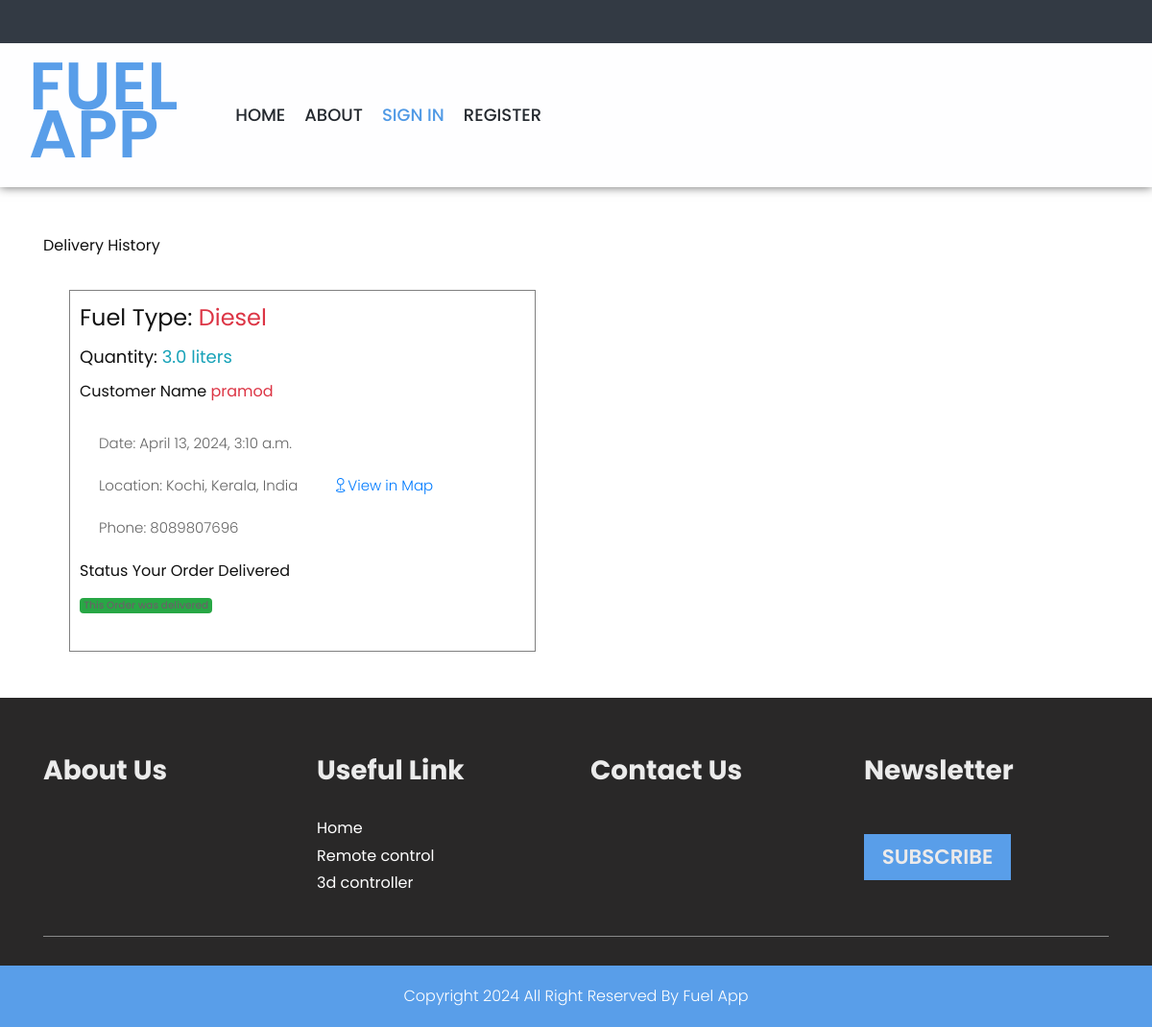
The page /DeliveryHistory on the database its author committed.
### Home/models.py (models this page shows)
class FuelRequest(models.Model):
    user = models.ForeignKey(User, on_delete=models.CASCADE,null=True, blank=True, related_name="customer")
    staff = models.ForeignKey(User, on_delete=models.CASCADE,null=True, blank=True, related_name="staff")
    fuel = models.CharField(max_length=255)
    qunty = models.FloatField()
    name = models.CharField(max_length=255)
    location = models.CharField(max_length=255)
    phone = models.IntegerField()
    latitude = models.FloatField()
    logitude = models.FloatField()
    status = models.BooleanField(default=False)
    delivery_status = models.CharField(max_length=25)
    completion_status = models.BooleanField(default=False)
    date_time = models.DateTimeField(auto_now_add=True)

### Home/views.py (the view)
# urls.py: path("DeliveryHistory",views.DeliveryHistory,name="DeliveryHistory"),
def DeliveryHistory(request):
    fuelrequest = FuelRequest.objects.filter(completion_status = True)[::-1]
    context = {
        "fuelrequest":fuelrequest
    }
    return render(request,"deliveryhistory.html",context)

### templates/deliveryhistory.html (shortened to what this page needs)
{% extends 'staffindex.html' %}
{% block content %}
<link rel="stylesheet" href="https://unpkg.com/leaflet/dist/leaflet.css" />
<link rel="stylesheet" href="https://cdn.jsdelivr.net/npm/bootstrap-icons@1.11.3/font/bootstrap-icons.min.css">
<div class="container mt-5 mb-5">
    <div class="content">
        <h4>Delivery History</h4>
        <div class="row">
            {% for fuel in fuelrequest %}
            <div class="col-md-6 mt-4">
                <div class="content-box">
                    <h1>Fuel Type: <span class="text-danger">{{fuel.fuel}}</span></h1>
                    <h3>Quantity: <span class="text-info"> {{fuel.qunty}} liters</span></h3>
                    <h4>Customer Name <span class="text-danger">{{fuel.name}}</span></h4>
                    <p>Date: {{fuel.date_time}}</p>
                    <p>Location: {{fuel.location}} &nbsp;&nbsp;&nbsp;&nbsp;&nbsp;&nbsp;&nbsp; <a href="" class="text-primary"><i class="bi bi-geo"></i>View in Map</a></p>
                    <p>Phone: {{fuel.phone}}</p>
                    <h4>Status {{fuel.delivery_status}} </h4>
                    {% if fuel.completion_status == False %}
                    {% if fuel.status == True %}
                    <span class="badge bg-success">You Request is approved delivery in progress</span>
                    {% else %}
                    <span class="badge bg-warning">You Request is not yet approved in progress</span>
                    {% endif %}
                    {% else %}
                    <span class="badge bg-success">This Order was delivered</span>
                    {% endif %}
                    <br><br>
                </div>
            </div>
            {% endfor %}
        </div>
    </div>
</div>
{% endblock %}

### static/css/style.css (style rules this page uses)
* { box-sizing: border-box !important; transition: ease all 0.5s; }
html { scroll-behavior: smooth; }
body { color: #666666; font-size: 14px; font-family:Poppins; line-height: 1.80857; font-weight: normal; overflow-x: hidden; }
a { color: #1f1f1f; text-decoration: none !important; outline: none !important; -webkit-transition: all .3s ease-in-out; -moz-transition: all .3s ease-in-out; -ms-transition: all .3s ease-in-out; -o-transition: all .3s ease-in-out; transition: all .3s ease-in-out; }
h1, h2, h3, h4, h5, h6 { letter-spacing: 0; font-weight: normal; position: relative; padding: 0 0 10px 0; font-weight: normal; line-height: normal; color: #111111; margin: 0 }
h1 { font-size: 24px }
h3 { font-size: 18px }
h4 { font-size: 16px }
*, *::after, *::before { -webkit-box-sizing: border-box; -moz-box-sizing: border-box; box-sizing: border-box; }
p { margin: 20px; font-weight: 300; font-size: 15px; line-height: 24px; }
a { color: #222222; text-decoration: none; outline: none !important; }
a, .btn { text-decoration: none !important; outline: none !important; -webkit-transition: all .3s ease-in-out; -moz-transition: all .3s ease-in-out; -ms-transition: all .3s ease-in-out; -o-transition: all .3s ease-in-out; transition: all .3s ease-in-out; }
.badge { font-weight: 500; }

### templates/deliveryhistory.html (style rules this page uses)
.content-box { width: 90%; margin: auto; padding: 10px; border: 1px solid gray; }

### rows shown on the page
FuelRequest: fuel "Diesel", qunty "3.0", name "pramod", date_time "April 13, 2024, 3:10 a.m.", location "Kochi, Kerala, India", phone "8089807696", delivery_status "Your Order Delivered", completion_status "This Order was delivered"
